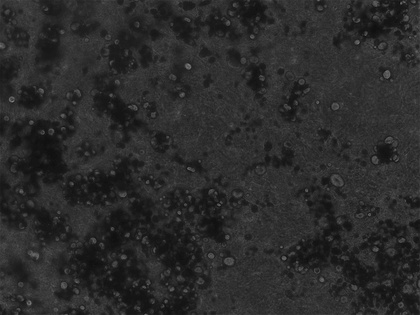
%> input picture images/3D/3dsample3.jpg, 420 x 315 px, shrunk from 1388 x 1040 before the run
$ octave importimages.m   (GNU Octave 9; MATLAB toolbox functions it lacks are replaced by stand-ins)
%> lines starting %> are read from the running program, lines starting %| are printed output that depends on the picture; in (x1, y1, x2, y2) boxes, pixels count from 0 and x2, y2 are one past the last pixel; in counts of white or black regions, pixels touching at a corner belong together; the program's own positions count from 1
%This code will read in the images from the folder
contents = dir('Round1');
for k = 1:(numel(contents)-3)
    jpgFilename = sprintf('3dsample3.jpg', k);
    fullFileName = fullfile('Round1', jpgFilename);
    if exist(fullFileName, 'file')
        im = imread(fullFileName);
%> im is the input picture: size 315x420 uint8; min 14, max 135, mean 43
        if size(im,3) == 3
            im = im(:,:,2);
        end
        sprintf(jpgFilename)
        im_gray = double(im)/255;

        % Proportionally scales the image so that 0 = min val and 1 = max val
        im_gray = imadjust(im_gray);
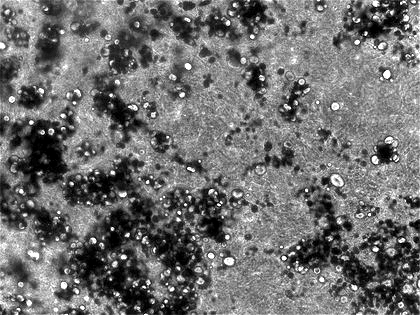
%> im_gray: size 315x420 double; min 0, max 1, mean 0.44

        % Increase the difference between the dark outer ring and the lipid droplet
        threshold = graythresh(im_gray)*0.75;
%> threshold = 0.294
        im_gray(im_gray <= threshold) = 0;
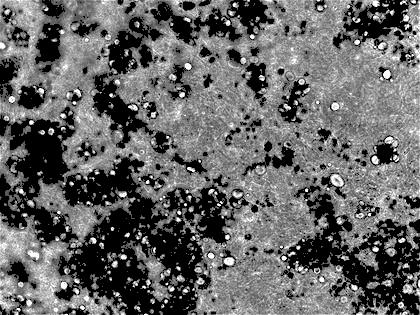
%> im_gray: size 315x420 double; min 0, max 1, mean 0.397
        %imshow(im_gray)

        %% Get the circles + create binary image
        Rmin = 5;
        Rmax = 30;

        [centers, radii] = imfindcircles(im_gray,[Rmin Rmax],'ObjectPolarity','bright');
%> centers = [337.6 180.6; 230.2 260; 116.4 135.9; 409 285.5]; radii = [5.7; 5.49; 7.79; 8.51]
        xc = centers(:,1);
%> xc = [337.6; 230.2; 116.4; 409]
        yc = centers(:,2);
%> yc = [180.6; 260; 135.9; 285.5]
        [xDim,yDim] = size(im_gray);
%> xDim = 315; yDim = 420
        [xx,yy] = meshgrid(1:yDim,1:xDim);
        bin_image = false(xDim,yDim);
        for idx = 1:numel(radii)
            bin_image = bin_image | hypot(xx - xc(idx), yy - yc(idx)) <= radii(idx);
        end
%> this loop made 4 passes
%> pass 1, `bin_image = bin_image | hypot(xx - xc(idx), yy - yc(idx)) <= radii(idx);`:
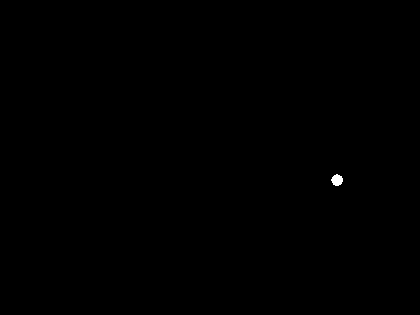
%> bin_image: size 315x420 logical; 0.08% white; 1 white region, box (x1, y1, x2, y2) and area: (331, 174, 343, 186) 104
%> pass 3, `bin_image = bin_image | hypot(xx - xc(idx), yy - yc(idx)) <= radii(idx);`:
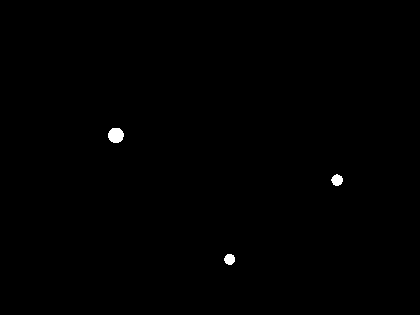
%> bin_image: size 315x420 logical; 0.3% white; 3 white regions, box (x1, y1, x2, y2) and area: (108, 128, 124, 143) 193, (331, 174, 343, 186) 104, (224, 254, 235, 265) 95
%> after the loop:
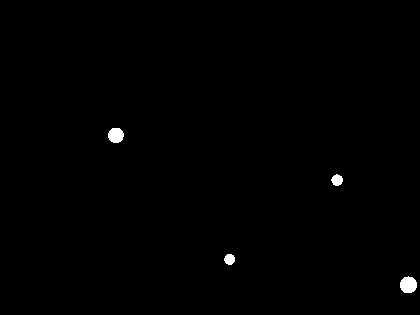
%> bin_image: size 315x420 logical; 0.47% white; 4 white regions

        %% Label images and plot

        % Labels the images
        [labeled_im,num_of_objects]=bwlabel(bin_image,8);
%> labeled_im: size 315x420 double; 5 distinct labels, from 0 to 4
%> num_of_objects = 4

        % Gets the blob properties
        blobMeasurements = regionprops(labeled_im,'all');
%> blobMeasurements = 4 regions; box (x1, y1, x2, y2), Area, Centroid, MajorAxisLength, MinorAxisLength and Eccentricity: (400, 276, 417, 293) 228 [409 285.4] 17.33 16.82 0.241, (108, 128, 124, 143) 193 [116.5 135.9] 15.98 15.44 0.258, (331, 174, 343, 186) 104 [337.7 180.7] 11.6 11.55 0.0938, (224, 254, 235, 265) 95 [230.2 259.9] 11.14 10.95 0.182
        allBlobAreas = [blobMeasurements.Area];
%> allBlobAreas = [193 95 104 228]
        allBlobPerimeters = [blobMeasurements.Perimeter];
%> allBlobPerimeters = [46.16 31.56 33.55 50.93]
        allBlobExtents = [blobMeasurements.Extent];
%> allBlobExtents = [0.804 0.785 0.722 0.789]

        allBlobCircularities = (4*3.14.*allBlobAreas)./(allBlobPerimeters.^2); % Isoperimetric inequality
%> allBlobCircularities = [1.14 1.2 1.16 1.1]

        % Logical vector that has 1 or 0 depending on whether it meets the
        % threshold
        allowableArea = (allBlobAreas > 6);
%> allowableArea = [true true true true]
        allowableExtent = (allBlobExtents >= 0.50);
%> allowableExtent = [true true true true]
        allowableCircularity = (allBlobCircularities >= 0.8);
%> allowableCircularity = [true true true true]

        % Extracts the circular ones!!
        % TODO: Improve on this? Maybe use circularity instead of extent? Maybe
        % eccentricity??
        BWcircles = ismember(labeled_im, find(allowableArea & (allowableCircularity | allowableExtent)));

        figure
        % Plots the blobs on top of the original image
        imshow(im_gray)
        hold on
        numberOfBlobs = size(find(allowableExtent),2);
%> numberOfBlobs = 4

        boundaries = bwboundaries(BWcircles);
%> boundaries = 4 boundaries; box (x1, y1, x2, y2) and points: (400, 276, 417, 293) 47, (108, 128, 124, 143) 43, (331, 174, 343, 186) 32, (224, 254, 235, 265) 30
        numberOfBoundaries = size(boundaries,1);
%> numberOfBoundaries = 4
        for k = 1 : numberOfBoundaries
            thisBoundary = boundaries{k};
            plot(thisBoundary(:,2), thisBoundary(:,1), 'g', 'LineWidth', 2);
        end
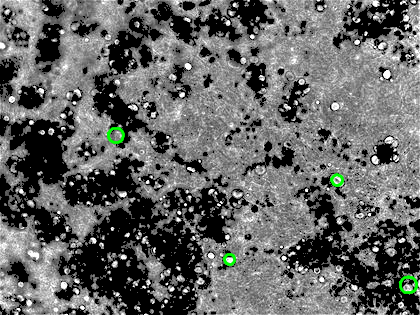
%> figure redrawn from the program's plot data
        hold off
    else
        warningMessage = sprintf('Warning: image file does not exist:\n%s', fullFileName);
        uiwait(warndlg(warningMessage));
    end
end

%% Get stats
%[tn,fn,fp,tp] = createconfusionmat(fname,BWcircles);
%% Convert from Pixels to microns
%% Save data into text file
fileID = fopen('R1D2S1d04I1wi.txt', 'w');
fprintf(fileID,'%3.2f \n', allBlobAreas);
fclose(fileID);
